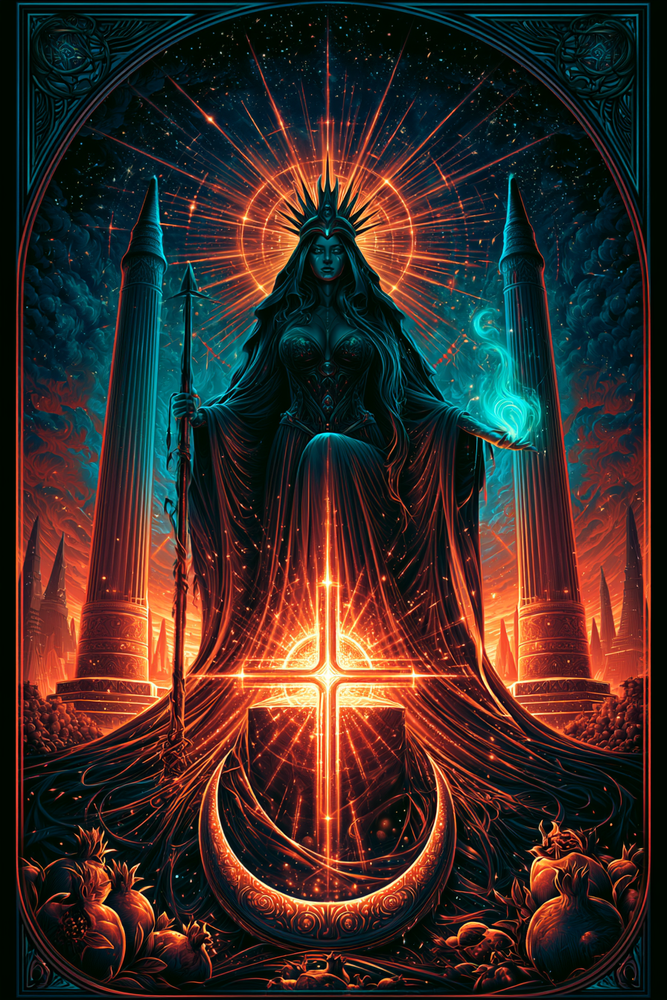
#> input picture source-art-t2-majors/T2_-_II_-_HIGH_PRIESTESS.png, 667 x 1000 px, shrunk from 896 x 1344 before the run, given in place of leo.png, which was not available
$ python fix_leo_hue.py ../source-art-t2-majors/T2_-_II_-_HIGH_PRIESTESS.png
#> lines starting #> are read from the running program, lines starting #| are printed output that depends on the picture
#!/usr/bin/env python3
"""
fix_leo_hue.py

Leo's mane highlights render as golden-yellow (~hue 30) where every other
zodiac card in the front-page row (Aries, Cancer, Virgo, Capricorn, etc.)
uses an orange-red "flame" palette (~hue 15-20). This shifts only the warm,
bright, saturated pixels toward that established hue -- it leaves the cyan
eyes, dark background, and border untouched, since those aren't part of the
"flame" that's supposed to be color-consistent across the deck.
"""
import sys
import colorsys
from PIL import Image

SRC = "public/oracle/leo.png"
OUT = "public/oracle/leo.png"

# Only touch pixels that are warm (candidate hue 0-70), bright, and saturated
# -- i.e. the mane's glow, not the eyes or background.
HUE_MIN, HUE_MAX = 0, 70
SAT_MIN, VAL_MIN = 0.35, 0.30

# Target: shift the peak from ~30-35 down to ~18-20, matching Aries/Virgo/etc.
HUE_SHIFT_DEG = -12


def fix(path_in, path_out, shift_deg=HUE_SHIFT_DEG):
#> called with path_in = 'public/oracle/leo.png', path_out = 'public/oracle/leo.png', shift_deg = -12
    im = Image.open(path_in).convert("RGB")
#> im is the input picture: PIL image 667x1000 RGB; mean R, G, B 58.6, 43.7, 39
    px = im.load()
    w, h = im.size
#> w = 667; h = 1000
    shift = shift_deg / 360.0
    changed = 0
    for y in range(h):
        for x in range(w):
            r, g, b = px[x, y]
            hh, s, v = colorsys.rgb_to_hsv(r / 255, g / 255, b / 255)
            deg = hh * 360
            if HUE_MIN <= deg <= HUE_MAX and s >= SAT_MIN and v >= VAL_MIN:
                new_h = (hh + shift) % 1.0
                nr, ng, nb = colorsys.hsv_to_rgb(new_h, s, v)
                px[x, y] = (round(nr * 255), round(ng * 255), round(nb * 255))
                changed += 1
#> after the loop, changed = 157944
    print(f"pixels shifted: {changed} / {w*h} ({changed/(w*h)*100:.1f}%)")
#| pixels shifted: 157944 / 667000 (23.7%)
    im.save(path_out)
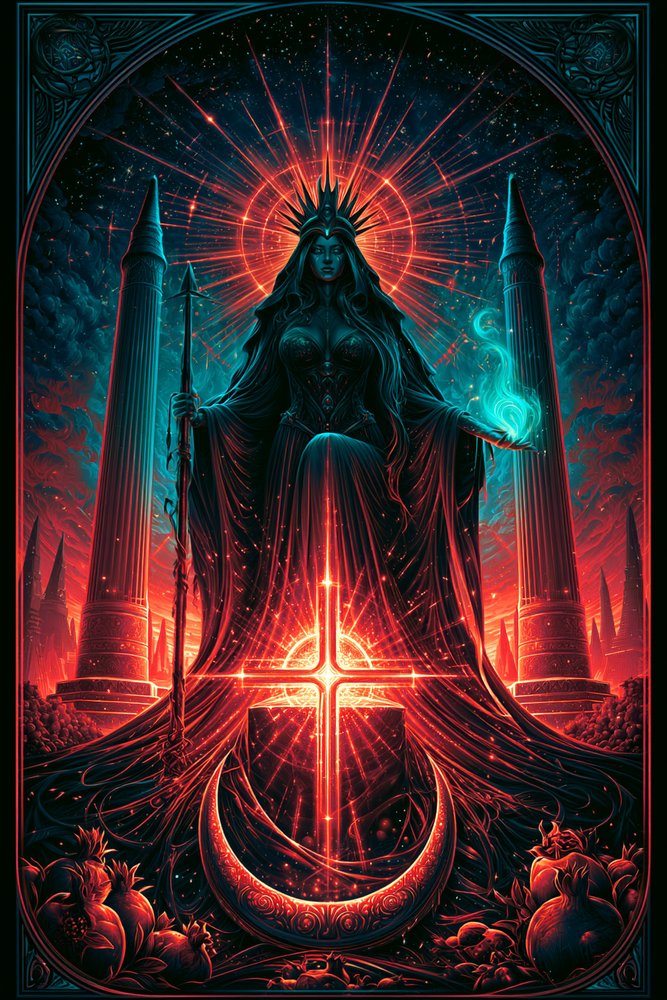
#> saved as leo.png: PIL image 667x1000 RGB; mean R, G, B 58.6, 39, 40.5
    return im


if __name__ == "__main__":
    dry = "--dry-run" in sys.argv
    # Dry-run always writes to a scratch path outside public/ so the real
    # source is never touched until the preview is confirmed good.
    out = "/workspace/leo_hue_fixed_preview.png" if dry else OUT
    fix(SRC, out)
    print("wrote", out)

$ run again, on source-art-t2-majors/T2_-_IV_-_EMPEROR.png
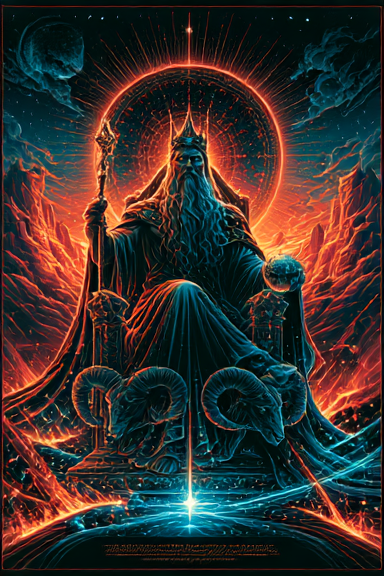
#> input picture source-art-t2-majors/T2_-_IV_-_EMPEROR.png, 384 x 576 px, given in place of leo.png, which was not available
#> in fix, im is the input picture: PIL image 384x576 RGB; mean R, G, B 56.7, 48.3, 45.3
#> after the loop in fix, `for y in range(h):`: changed = 49425
#| pixels shifted: 49425 / 221184 (22.3%)
#> in fix, `im.save(path_out)`:
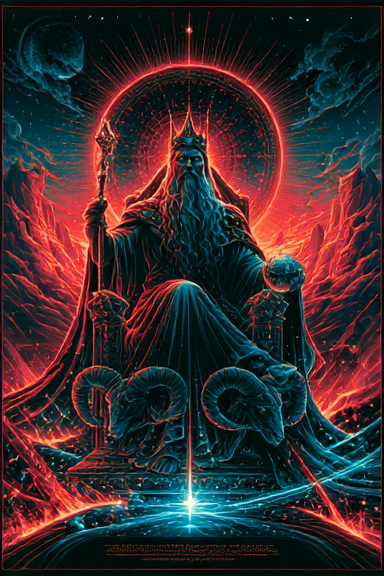
#> saved as leo.png: PIL image 384x576 RGB; mean R, G, B 56.7, 44, 46.5

$ run again, on source-art-t2-majors/T2_-_IX_-_HERMIT.png
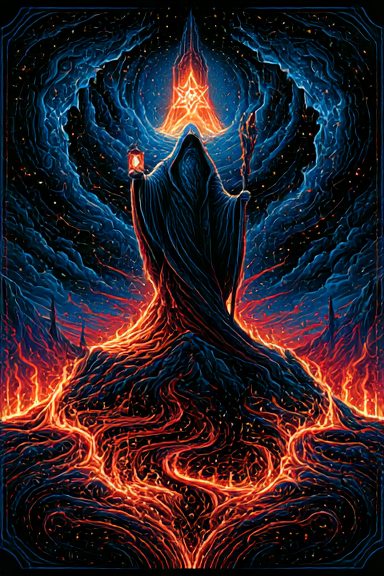
#> input picture source-art-t2-majors/T2_-_IX_-_HERMIT.png, 384 x 576 px, given in place of leo.png, which was not available
#> in fix, im is the input picture: PIL image 384x576 RGB; mean R, G, B 43.4, 32.7, 39.5
#> after the loop in fix, `for y in range(h):`: changed = 29997
#| pixels shifted: 29997 / 221184 (13.6%)
#> in fix, `im.save(path_out)`:
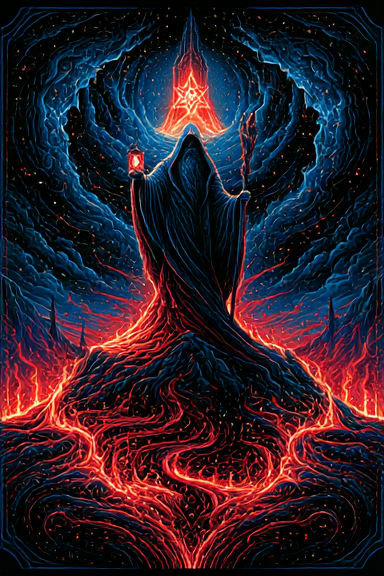
#> saved as leo.png: PIL image 384x576 RGB; mean R, G, B 43.4, 29.7, 40.4
